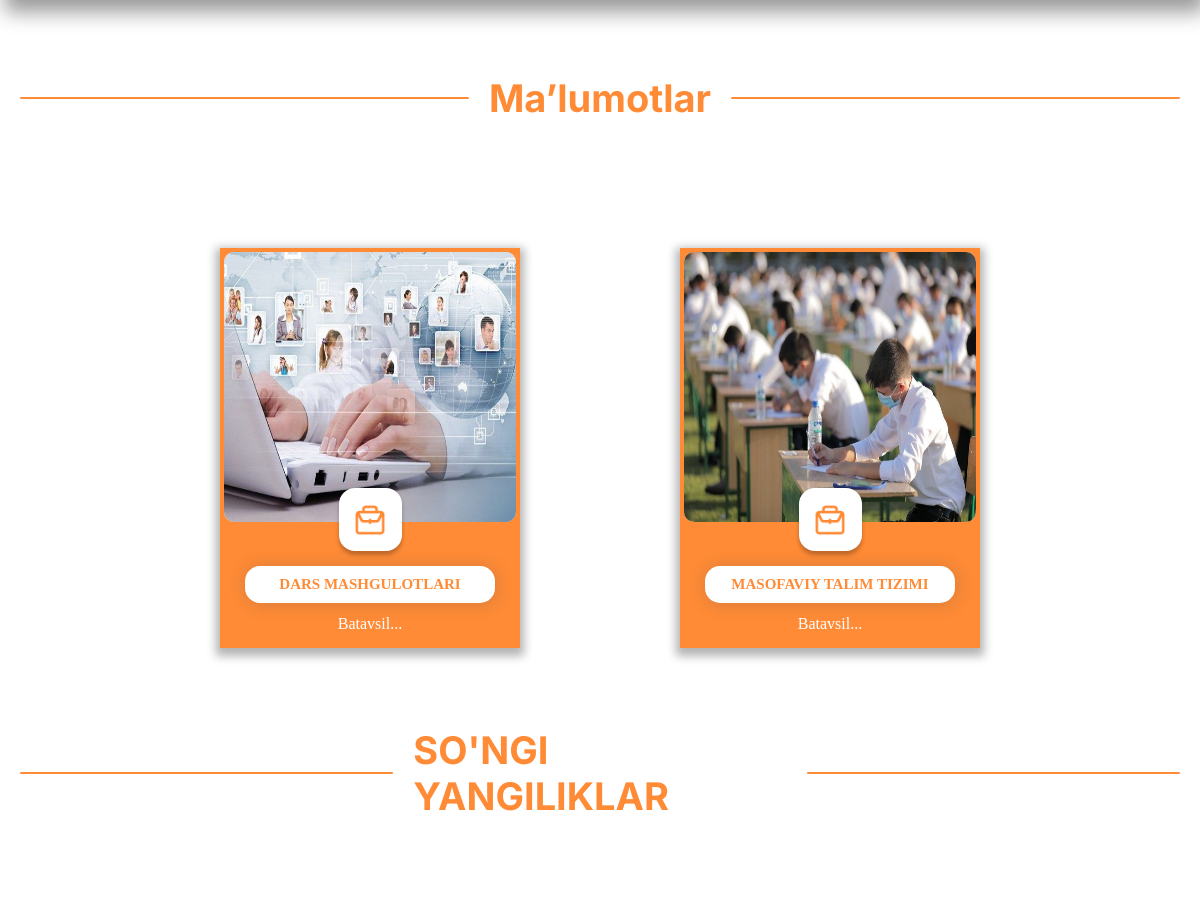
The app's page / (middle part), older data.
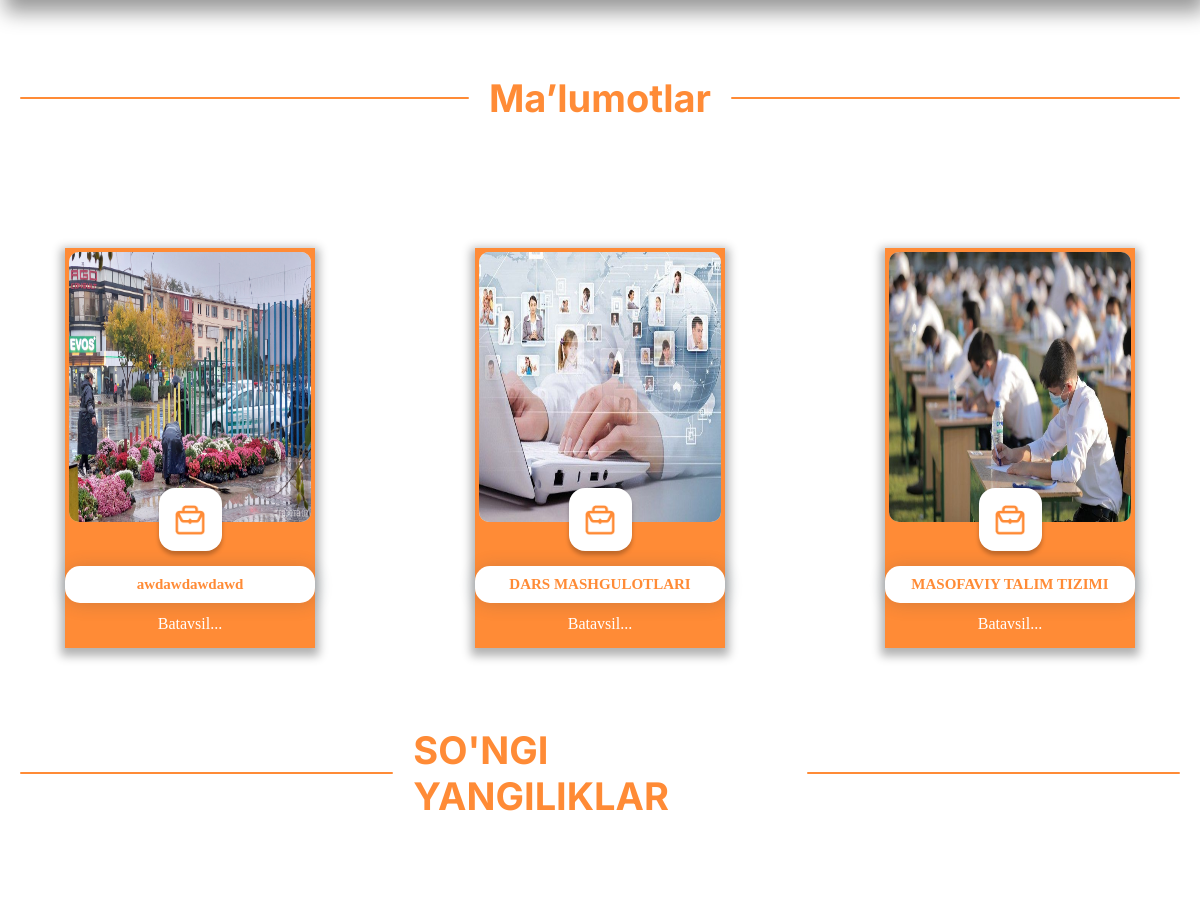
The same page, newer data.
### home/models.py (models this page shows, shortened)
class Malumotlar(models.Model):
    id = models.AutoField(primary_key=True)
    title = models.CharField(max_length=224, blank=True)
    desc = RichTextField()
    image = models.ImageField(upload_to="mailumotlar/%Y/%m/%d", height_field=None, width_field=None, max_length=None)

### home/views.py (the view)
# urls.py: path("", views.index, name="homepage"),
def index(request):
    context = {
        'categories': Category.objects.filter(parent=None)[:5],
        "news": Yangiliklar.objects.all().order_by("?")[:3],
        "malumotlar": Malumotlar.objects.all().order_by("-id")[:3],
        "bannercha": Bannercha.objects.all()[:8]
    }
    return render(request, "home/index.html", context)

### home/context_processeors.py (called while the page is built)
def product_category_render(request):
    return {
        "banner": Bannercha.objects.all().order_by("-id")[:5],
    }

### templates/home/index.html (shortened to what this page needs)
{% extends 'home/base.html' %}
{% load static i18n %}
{% block content %}
<section id="about">
    <div class="title">
        <span id="title"></span>
        <h1>
            {% translate "Ma’lumotlar" %}
        </h1>
        <span id="title"></span>
    </div>
    <div class="cont">
        <div class="box">
            {% if malumotlar %}
            {% for mal in malumotlar %}
                <div class="box__cont">
                    <div class="box__image">
                        <div class="img__box__shadow1"><img src="{{mal.image.url}}" alt="bav"></div>
                    </div>
                    <div class="box__img__logo"><img src="{% static 'Image/part.png' %}" alt=""></div>
                    <div class="box__image__text"><h1>{{mal.title}}</h1> <a href="{% url 'malumot_detail' mal.id %}">{% translate "Batavsil..." %}</a></div>
                </div>
            {% endfor %}
            {% endif %}
        </div>
    </div>
</section>
<section id="news">
    <div class="news__title">
        <span id="span__news"></span>
        <h1>{% translate "SO'NGI YANGILIKLAR" %}</h1>
        <span id="span__news"></span>
    </div>
</section>
{% endblock content %}

Row changes from the older to the newer data that the page shows:
added Malumotlar: image (picture), title "awdawdawdawd"
